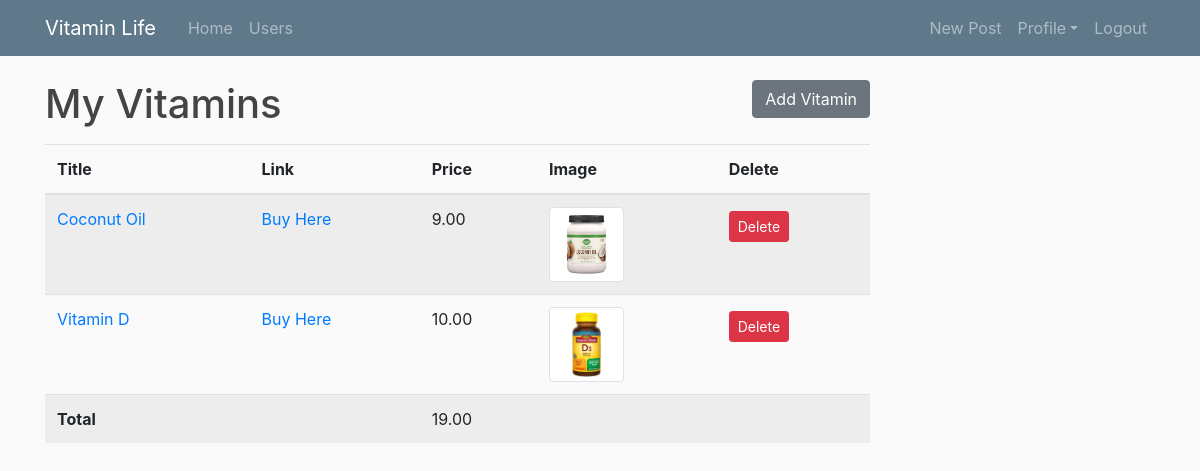
The page /user/ (signed in) on the database as committed earlier.
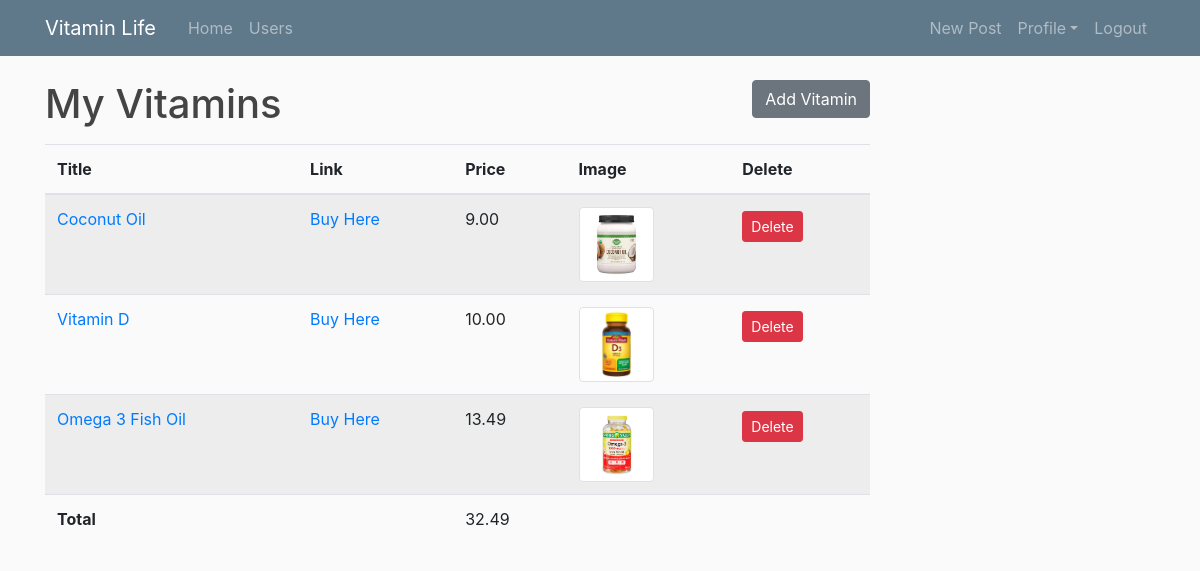
The same page on the database as committed later.
### vitamin_tracker/models.py (models this page shows, shortened)
class Vitamin(models.Model):
    title = models.CharField(max_length=50)
    url = models.CharField(max_length=255, null=True)
    image = models.ImageField(default='default.jpg', upload_to='blog_pics')
    price = models.DecimalField(max_digits=8, decimal_places=2)
    author = models.ForeignKey(User, on_delete=models.CASCADE, null=True)

### vitamin_tracker/views.py (the view)
# urls.py: path('user/', UserVitaminListView.as_view(),
class UserVitaminListView(ListView):
    model = Vitamin
    template_name = 'vitamin_tracker/user_vitamins.html' # <app>/<model>_<viewtype>.html
    def get_context_data(self, **kwargs):
        context = super(ListView, self).get_context_data(**kwargs)
        user = self.request.user
        vitamins = Vitamin.objects.filter(author=user)
        total = 0
        for vita in vitamins:
            total += vita.price
        context['vitamins'] = vitamins
        context['total'] = total
        return context
    def get_queryset(self):
        user = self.request.user
        return Vitamin.objects.filter(author=user)

### vitamin_tracker/templates/vitamin_tracker/user_vitamins.html
{% extends "blog/base.html" %}
{% block content %}
<h1 class="mb-3" style="display:inline-block;">My Vitamins</h1>
<a style="float:right;" class="btn btn-secondary" href="{% url 'vitamin-create' %}">Add Vitamin</a>
<table class="table table-striped">
  <thead>
    <tr>
      <th scope="col">Title</th>
      <th scope="col">Link</th>
      <th scope="col">Price</th>
      <th scope="col">Image</th>
      <th scope="col">Delete</th>
    </tr>
  </thead>
  <tbody>
    {% for vitamin in vitamins %}
    <tr>
      <td><a href="{% url 'vitamin-update' vitamin.id %}">{{ vitamin.title }}</a></td>
      <td><a href="{{ vitamin.url }}">Buy Here</a></td>
      <td>{{ vitamin.price }}</td>
      <td scope="row"><img style="width:75px;height:75px;" class="img-thumbnail" src="{{ vitamin.image.url }}"></td>
      <td><a class="btn btn-danger btn-sm mt-1 mb-1" href="{% url 'vitamin-delete' vitamin.id %}">Delete</a></td>
    </tr>
    {% endfor %}
    <tr>
      <th>Total</th>
      <td></td>
      <td>{{total}}</td>
      <td></td>
      <td></td>
    </tr>
  </tbody>
</table>
{% endblock content %}

Rows that differ between the two databases and show on the page:
added Vitamin: title "Omega 3 Fish Oil", price "13.49", image (picture)
Other text that changed with them:
{{ total }}: "19.00" → "32.49"
